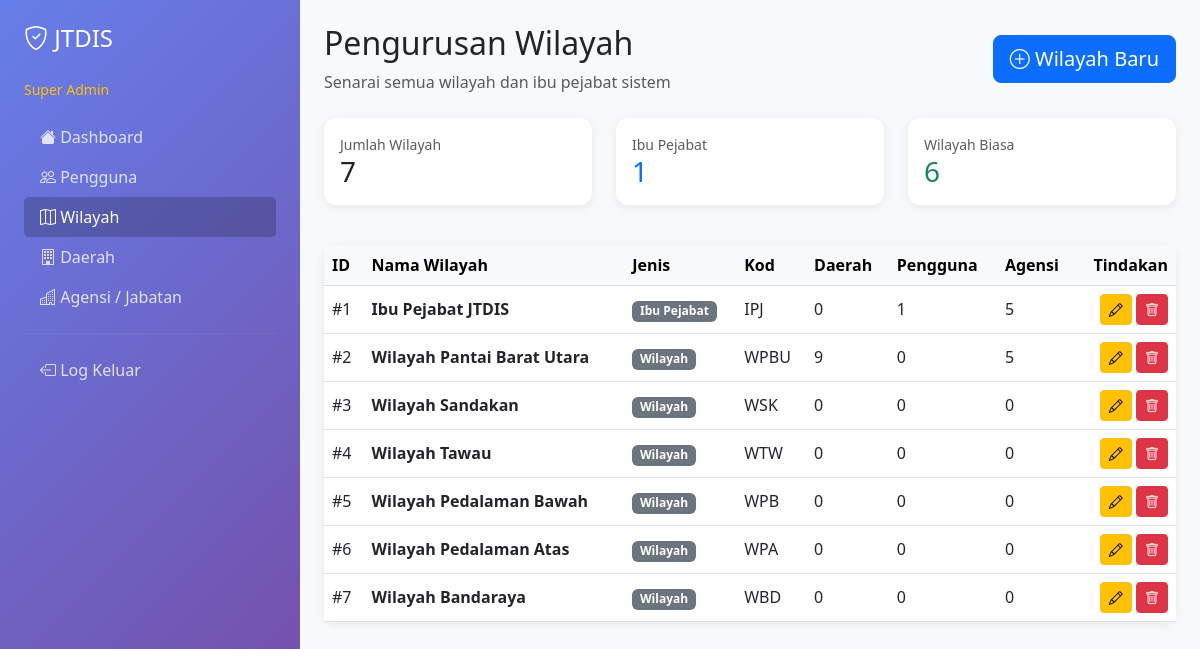
The app's page /pages/superadmin/wilayah/index.php (signed in) with its own data.
### tables this page shows
CREATE TABLE `wilayah` (
  `wilayah_id` int(11) NOT NULL,
  `nama_wilayah` varchar(100) NOT NULL,
  `jenis` enum('ibu_pejabat','wilayah') NOT NULL,
  `kod_wilayah` varchar(20) DEFAULT NULL
);

### includes/functions.php (called while the page is built, shortened)
<?php
function escapeOutput($text) {
    return htmlspecialchars($text, ENT_QUOTES, 'UTF-8');
}
?>

### pages/superadmin/wilayah/index.php (the view, shortened to what this page needs)
<?php
require_once '../../../includes/functions.php';
$stats_query = "SELECT
    COUNT(*) AS total_wilayah,
    SUM(CASE WHEN jenis = 'ibu_pejabat' THEN 1 ELSE 0 END) AS ibu_pejabat,
    SUM(CASE WHEN jenis = 'wilayah' THEN 1 ELSE 0 END) AS wilayah_biasa
    FROM wilayah";
$stats_result = mysqli_query($conn, $stats_query);
$stats = mysqli_fetch_assoc($stats_result);
$query = "SELECT w.*,
          (SELECT COUNT(*) FROM daerah d WHERE d.wilayah_id = w.wilayah_id) AS jumlah_daerah,
          (SELECT COUNT(*) FROM pengguna p WHERE p.wilayah_id = w.wilayah_id) AS jumlah_pengguna,
          (SELECT COUNT(*) FROM agensi a WHERE a.wilayah_id = w.wilayah_id) AS jumlah_agensi
          FROM wilayah w
          ORDER BY w.wilayah_id ASC";
$result = mysqli_query($conn, $query);
$wilayah_list = $result ? mysqli_fetch_all($result, MYSQLI_ASSOC) : [];
$jenisLabel = function ($jenis) {
    return $jenis === 'ibu_pejabat' ? 'Ibu Pejabat' : 'Wilayah';
};
?>
<!DOCTYPE html>
<html lang="ms">
<head>
    <link href="https://cdn.jsdelivr.net/npm/bootstrap@5.3.0/dist/css/bootstrap.min.css" rel="stylesheet">
    <link rel="stylesheet" href="https://cdn.jsdelivr.net/npm/bootstrap-icons@1.10.0/font/bootstrap-icons.css">
</head>
<body>
<div class="container-fluid">
    <div class="row">
        <div class="col-md-3 sidebar p-4">
            <h4 class="mb-4"><i class="bi bi-shield-check"></i> JTDIS</h4>
            <p class="text-warning mb-3"><small>Super Admin</small></p>
            <nav class="nav flex-column">
                <a class="nav-link" href="../dashboard.php"><i class="bi bi-house-fill"></i> Dashboard</a>
                <a class="nav-link" href="../pengguna/index.php"><i class="bi bi-people"></i> Pengguna</a>
                <a class="nav-link active" href="index.php"><i class="bi bi-map"></i> Wilayah</a>
                <a class="nav-link" href="../daerah/index.php"><i class="bi bi-building"></i> Daerah</a>
                <a class="nav-link" href="../agensi/index.php"><i class="bi bi-buildings"></i> Agensi / Jabatan</a>
                <hr style="border-color: rgba(255,255,255,0.2);">
                <a class="nav-link" href="../../logout.php"><i class="bi bi-box-arrow-left"></i> Log Keluar</a>
            </nav>
        </div>
        <div class="col-md-9 p-4">
            <div class="d-flex justify-content-between align-items-center mb-4">
                <div>
                    <h2>Pengurusan Wilayah</h2>
                    <p class="text-muted mb-0">Senarai semua wilayah dan ibu pejabat sistem</p>
                </div>
                <a href="tambah.php" class="btn btn-primary btn-lg"><i class="bi bi-plus-circle"></i> Wilayah Baru</a>
            </div>
            <div class="row mb-4">
                <div class="col-md-4 mb-3"><div class="card p-3"><small class="text-muted">Jumlah Wilayah</small><h3 class="mb-0"><?php echo (int) ($stats['total_wilayah'] ?? 0); ?></h3></div></div>
                <div class="col-md-4 mb-3"><div class="card p-3"><small class="text-muted">Ibu Pejabat</small><h3 class="mb-0 text-primary"><?php echo (int) ($stats['ibu_pejabat'] ?? 0); ?></h3></div></div>
                <div class="col-md-4 mb-3"><div class="card p-3"><small class="text-muted">Wilayah Biasa</small><h3 class="mb-0 text-success"><?php echo (int) ($stats['wilayah_biasa'] ?? 0); ?></h3></div></div>
            </div>
            <div class="card">
                <div class="table-responsive">
                    <table class="table table-hover mb-0 align-middle">
                        <thead class="table-light">
                        <tr>
                            <th>ID</th>
                            <th>Nama Wilayah</th>
                            <th>Jenis</th>
                            <th>Kod</th>
                            <th>Daerah</th>
                            <th>Pengguna</th>
                            <th>Agensi</th>
                            <th class="text-end">Tindakan</th>
                        </tr>
                        </thead>
                        <tbody>
                        <?php if (!empty($wilayah_list)): ?>
                            <?php foreach ($wilayah_list as $row): ?>
                                <tr>
                                    <td>#<?php echo (int) $row['wilayah_id']; ?></td>
                                    <td><strong><?php echo escapeOutput($row['nama_wilayah']); ?></strong></td>
                                    <td><span class="badge bg-secondary"><?php echo escapeOutput($jenisLabel($row['jenis'])); ?></span></td>
                                    <td><?php echo escapeOutput($row['kod_wilayah'] ?? '-'); ?></td>
                                    <td><?php echo (int) $row['jumlah_daerah']; ?></td>
                                    <td><?php echo (int) $row['jumlah_pengguna']; ?></td>
                                    <td><?php echo (int) $row['jumlah_agensi']; ?></td>
                                    <td class="text-end">
                                        <a href="edit.php?id=<?php echo (int) $row['wilayah_id']; ?>" class="btn btn-sm btn-warning"><i class="bi bi-pencil"></i></a>
                                        <a href="hapus.php?id=<?php echo (int) $row['wilayah_id']; ?>" class="btn btn-sm btn-danger" onclick="return confirm('Pasti untuk hapus wilayah ini?');"><i class="bi bi-trash"></i></a>
                                    </td>
                                </tr>
                            <?php endforeach; ?>
                        <?php else: ?>
                            <tr><td colspan="8" class="text-center text-muted py-4">Tiada wilayah dijumpai.</td></tr>
                        <?php endif; ?>
                        </tbody>
                    </table>
                </div>
            </div>
        </div>
    </div>
</div>
</body>
</html>

### pages/superadmin/wilayah/index.php (style rules this page uses)
body { background-color: #f8f9fa; }
.sidebar { background: linear-gradient(135deg, #667eea 0%, #764ba2 100%); min-height: 100vh; color: white; }
.nav-link { color: rgba(255,255,255,0.8); }
.nav-link:hover, .nav-link.active { color: white; background: rgba(0,0,0,0.2); border-radius: 5px; }
.card { border: none; border-radius: 12px; box-shadow: 0 2px 10px rgba(0,0,0,0.08); }

### records on screen
wilayah: wilayah_id "1", nama_wilayah "Ibu Pejabat JTDIS", jenis "Ibu Pejabat", kod_wilayah "IPJ", jumlah_daerah "0", jumlah_pengguna "1", jumlah_agensi "5"
wilayah: wilayah_id "2", nama_wilayah "Wilayah Pantai Barat Utara", jenis "Wilayah", kod_wilayah "WPBU", jumlah_daerah "9", jumlah_pengguna "0", jumlah_agensi "5"
wilayah: wilayah_id "3", nama_wilayah "Wilayah Sandakan", jenis "Wilayah", kod_wilayah "WSK", jumlah_daerah "0", jumlah_pengguna "0", jumlah_agensi "0"
wilayah: wilayah_id "4", nama_wilayah "Wilayah Tawau", jenis "Wilayah", kod_wilayah "WTW", jumlah_daerah "0", jumlah_pengguna "0", jumlah_agensi "0"
wilayah: wilayah_id "5", nama_wilayah "Wilayah Pedalaman Bawah", jenis "Wilayah", kod_wilayah "WPB", jumlah_daerah "0", jumlah_pengguna "0", jumlah_agensi "0"
wilayah: wilayah_id "6", nama_wilayah "Wilayah Pedalaman Atas", jenis "Wilayah", kod_wilayah "WPA", jumlah_daerah "0", jumlah_pengguna "0", jumlah_agensi "0"
wilayah: wilayah_id "7", nama_wilayah "Wilayah Bandaraya", jenis "Wilayah", kod_wilayah "WBD", jumlah_daerah "0", jumlah_pengguna "0", jumlah_agensi "0"

### other values on screen
$stats['total_wilayah'] "7"
$stats['ibu_pejabat'] "1"
$stats['wilayah_biasa'] "6"
